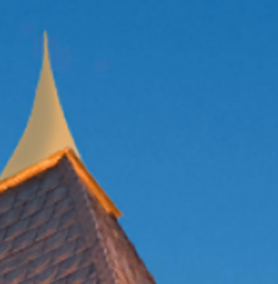
#> input picture example_images/testImage.png, 278 x 284 px, found by its file name
$ python rough_draft.py
#> lines starting #> are read from the running program, lines starting #| are printed output that depends on the picture
from PIL import Image
from statistics import mean

black = (0, 0, 0)
white = (255, 255, 255)
dithers = {0:[[black]*2]*2, 63:[[black, black],[black, white]], 127:[[black, white],[white, black]], 191:[[black, white],[white, white]], 255:[[white]*2]*2}

straight_options = [0, 63, 127, 191, 255]

image_PATH = "/Users/ethanbolton/Desktop/BW/testImage.png"

im = Image.open(image_PATH)
#> im is the input picture: PIL image 278x284 RGBA; mean R, G, B, A 57.5, 114.6, 159, 255
rawdata = list(im.getdata())
#> rawdata = 78952 items

averages = []
for point in rawdata:
	averages.append(int(mean((point[0], point[1], point[2]))))
#> this loop made 78952 passes
#> point on passes 1 to 3: (30, 114, 176, 255), (29, 114, 175, 255), (29, 114, 175, 255)
#> after the loop, averages = 78952 items

MIN = int(min(averages))
#> MIN = 42
MAX = int(max(averages))
#> MAX = 176
MID = int(mean([MIN, MAX]))
#> MID = 109

options = [MIN, int(mean([MIN, MID])), MID, int(mean([MID, MAX])), MAX]
#> options = [42, 75, 109, 142, 176]

greys = []
for avg in averages:
	distances = {}
	for seg in options:
		distances[abs(avg - seg)] = seg

	closest_fit = distances[min(distances)]
	selection = straight_options[options.index(closest_fit)]
	greys.append(selection)
#> this loop made 78952 passes
#> avg on passes 1 to 3: 106, 106, 106
#> after the loop, greys = 78952 items

# print(greys)
print("STARTING DITHERING")

ditheredOut = []
newOne = []
newTwo = []
for ind, val in enumerate(greys):
	if ind % im.size[0] == 0:
		ditheredOut += (newOne + newTwo)
		newOne = []
		newTwo = []
	newOne += (dithers[val][0])
	newTwo += (dithers[val][1])
#> this loop made 78952 passes
#> (newOne, newTwo) on passes 1 to 2: ([(0, 0, 0), (255, 255, 255)], [(255, 255, 255), (0, 0, 0)]), ([(0, 0, 0), (255, 255, 255), (0, 0, 0), (255, 255, 255)], [(255, 255, 255), (0, 0, 0), (255, 255, 255), (0, 0, 0)])
#> after the loop, ditheredOut = 314696 items

print(ditheredOut)
#> (printed output is left out)
print(f"len of new data: {len(ditheredOut)}")
print(f"pixels in image: {((im.size[0]*2) * (im.size[1]*2))}")

newRes = (im.size[0]*2, im.size[1]*2)
#> newRes = (556, 568)
newIm = Image.new("RGB", newRes)
#> newIm: PIL image 556x568 RGB; every value is 0
newIm.putdata(ditheredOut)
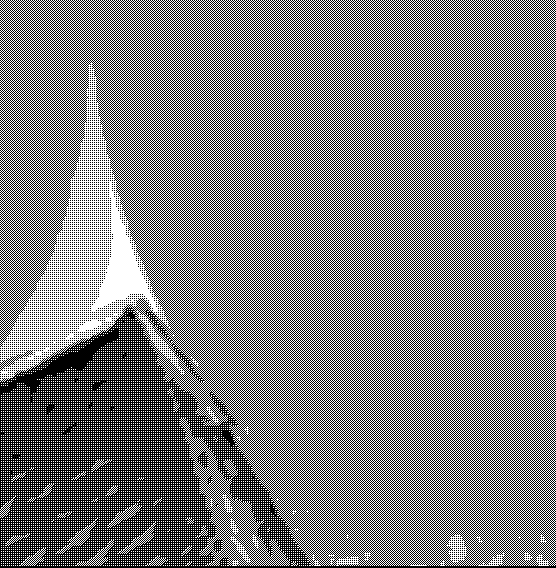
#> newIm: PIL image 556x568 RGB; 47.9% white in thin lines or dots
newIm.save("/Users/ethanbolton/Desktop/BW/GREY_OUT.png")
